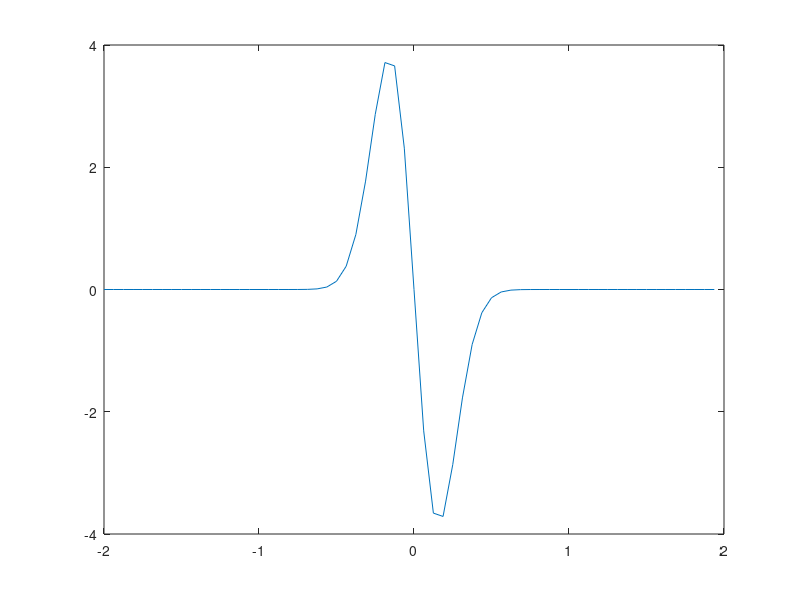

Reproduce this figure in MATLAB.
N=64;
x=zeros(N,1);
e=zeros(N,N);
#for k=0:127
#  for j=0:N-1
#    e(k+1,j+1)=exp(-2*i*pi*k*j/N);
#  end
#end


a = -2;
b = 2;

dx = (b-a)/N;
t = a + dx*(0:N-1);
f = exp(-t.*t/0.05);
dfx=-2/0.05*t.*f;
fftx = fft(f);
k = 2*pi/(b-a)*[0:N/2-1, 0, -N/2+1:-1];
dffft = 1i*k.*fftx;
df = ifft(dffft);
plot(t,df)



#e*x-y
#plot(real(y),'r')
